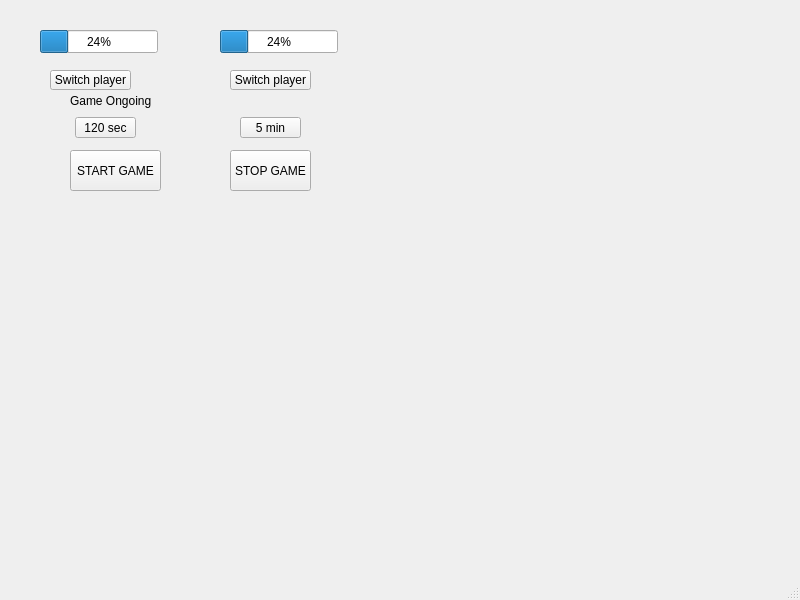
<?xml version="1.0" encoding="UTF-8"?>
<ui version="4.0">
 <class>MainWindow</class>
 <widget class="QMainWindow" name="MainWindow">
  <property name="geometry">
   <rect>
    <x>0</x>
    <y>0</y>
    <width>800</width>
    <height>600</height>
   </rect>
  </property>
  <property name="windowTitle">
   <string>MainWindow</string>
  </property>
  <widget class="QWidget" name="centralwidget">
   <widget class="QProgressBar" name="progressBar1">
    <property name="geometry">
     <rect>
      <x>40</x>
      <y>30</y>
      <width>118</width>
      <height>23</height>
     </rect>
    </property>
    <property name="value">
     <number>24</number>
    </property>
   </widget>
   <widget class="QProgressBar" name="progressBar2">
    <property name="geometry">
     <rect>
      <x>220</x>
      <y>30</y>
      <width>118</width>
      <height>23</height>
     </rect>
    </property>
    <property name="value">
     <number>24</number>
    </property>
   </widget>
   <widget class="QPushButton" name="SwitchPlayer1">
    <property name="geometry">
     <rect>
      <x>50</x>
      <y>70</y>
      <width>81</width>
      <height>20</height>
     </rect>
    </property>
    <property name="text">
     <string>Switch player</string>
    </property>
   </widget>
   <widget class="QPushButton" name="SwitchPlayer2">
    <property name="geometry">
     <rect>
      <x>230</x>
      <y>70</y>
      <width>81</width>
      <height>20</height>
     </rect>
    </property>
    <property name="text">
     <string>Switch player</string>
    </property>
   </widget>
   <widget class="QPushButton" name="chooseTime1">
    <property name="geometry">
     <rect>
      <x>75</x>
      <y>117</y>
      <width>61</width>
      <height>21</height>
     </rect>
    </property>
    <property name="text">
     <string>120 sec</string>
    </property>
   </widget>
   <widget class="QPushButton" name="chooseTime2">
    <property name="geometry">
     <rect>
      <x>240</x>
      <y>117</y>
      <width>61</width>
      <height>21</height>
     </rect>
    </property>
    <property name="text">
     <string>5 min</string>
    </property>
   </widget>
   <widget class="QPushButton" name="StartGame">
    <property name="geometry">
     <rect>
      <x>70</x>
      <y>150</y>
      <width>91</width>
      <height>41</height>
     </rect>
    </property>
    <property name="text">
     <string>START GAME</string>
    </property>
   </widget>
   <widget class="QPushButton" name="StopGame">
    <property name="geometry">
     <rect>
      <x>230</x>
      <y>150</y>
      <width>81</width>
      <height>41</height>
     </rect>
    </property>
    <property name="text">
     <string>STOP GAME</string>
    </property>
   </widget>
   <widget class="QLabel" name="label">
    <property name="geometry">
     <rect>
      <x>70</x>
      <y>90</y>
      <width>281</width>
      <height>21</height>
     </rect>
    </property>
    <property name="text">
     <string>Game Ongoing</string>
    </property>
   </widget>
  </widget>
  <widget class="QMenuBar" name="menubar">
   <property name="geometry">
    <rect>
     <x>0</x>
     <y>0</y>
     <width>800</width>
     <height>18</height>
    </rect>
   </property>
  </widget>
  <widget class="QStatusBar" name="statusbar"/>
 </widget>
 <resources/>
 <connections/>
</ui>
